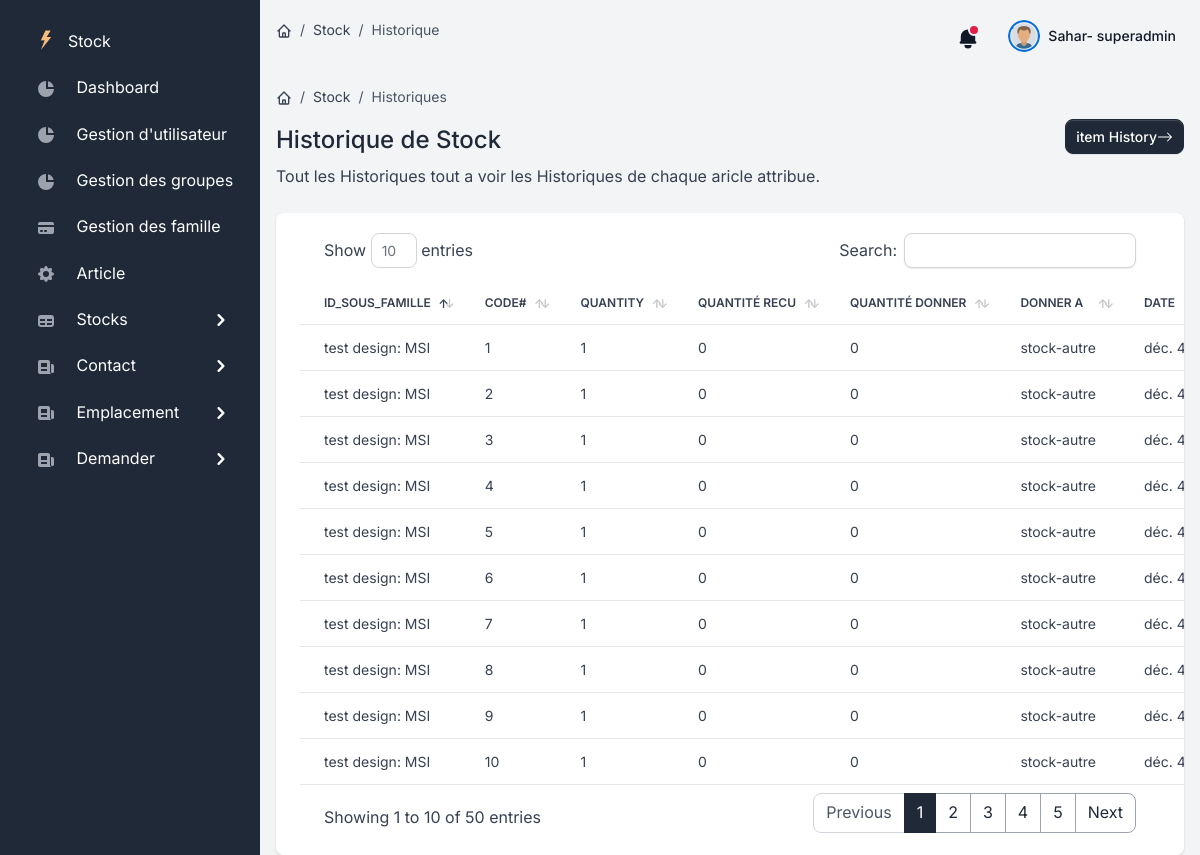
The page /Historique (signed in) on the database its author committed.
### users/models.py (models this page shows, shortened)
class User(AbstractUser):
    USER_TYPE_CHOICES = (
      (1, 'admin'),
      (2, 'user'),
      (4, 'superadmin'),)
    role = models.PositiveSmallIntegerField(choices=USER_TYPE_CHOICES,default=4)

class Historique_Stock(models.Model):
	codeibar=models.CharField(max_length=50, blank=True, null=True)
	id_sous_famille = models.ForeignKey(SousFamille,on_delete=models.CASCADE,default=1)
	quantity = models.IntegerField(default='0', blank=True, null=True)
	receive_quantity = models.IntegerField(default='0', blank=True, null=True)
	receive_by = models.ForeignKey(User,related_name="hisReceiveUser",on_delete=models.CASCADE,default=1)
	issue_quantity = models.IntegerField(default='0', blank=True, null=True)
	issue_by = models.ForeignKey(User,related_name="hisIssueUser",on_delete=models.CASCADE,default=1)
	issue_to = models.ForeignKey(distinations,verbose_name="Emplacement",on_delete=models.CASCADE,default=1)
	ci=models.CharField(max_length=50, blank=True, null=True)
	created_by = models.ForeignKey(User,related_name="HisCreatUser",on_delete=models.CASCADE,default=1)
	reorder_level = models.IntegerField(default='0', blank=True, null=True)
	last_updated = models.DateTimeField(auto_now_add=False, auto_now=True)

class SousFamille(models.Model):
    choix = (
        ('oui', 'oui'),
        ('non', 'non'),
    )
    choix_ville = (
        ('tunis', 'tunis'),
        ('sousse', 'sousse'),
        ('nice','nice'),
    ),
    id_famille = models.ForeignKey(Familles,verbose_name="Les Articles",on_delete=models.CASCADE)
    designation = models.CharField(max_length=20)
    marque = models.CharField(max_length=20)
    model = models.CharField(max_length=20)
    seuil = models.IntegerField()
    groupresp = models.ForeignKey(Group,verbose_name='groupe_resp',on_delete=models.CASCADE,default=1)
    pid1 = models.CharField(max_length=20,unique=True)
    active = models.CharField(max_length=3,verbose_name="consommable",choices=choix)
    ville = models.CharField(max_length=6,blank=True, null=True)
    icon = models.CharField(max_length=120,blank=True, null=True)
    def __str__(self):
        return self.designation + ': ' + self.model

class distinations(models.Model):
    choix_societe = (
        ('argos', 'argos'),
        ('jupiter', 'jupiter'),
        ('ithaque','ithaque'),
        ('tanis','tanis'),
        ('autre','autre'),
    )
    nom_dis = models.CharField(max_length=50)
    societe = models.CharField(max_length=50,default='0', blank=True, null=True,choices=choix_societe)
    class Meta:
        unique_together = ['nom_dis','societe']
    def __str__(self):
        return self.nom_dis+'-'+self.societe

### users/views.py (the view)
# urls.py: path('Historique',views.Historique,name="Historique"),
@login_required(redirect_field_name='login')
def Historique(request):
	queryset = Historique_Stock.objects.all()
	context = {"queryset": queryset,'page_name':'Historique'}
	return render(request, "./PageStock/historique.html", context)

### users/templates/PageStock/historique.html (shortened to what this page needs)
{% extends "layouts/base.html" %}
{% block content %}
  <div class="d-flex justify-content-between flex-wrap flex-md-nowrap align-items-center py-4">
      <div class="d-block mb-4 mb-md-0">
          <nav aria-label="breadcrumb" class="d-none d-md-inline-block">
              <ol class="breadcrumb breadcrumb-dark breadcrumb-transparent">
                  <li class="breadcrumb-item">
                      <a href="#">
                      </a>
                  </li>
                  <li class="breadcrumb-item"><a href="#">Stock</a></li>
                  <li class="breadcrumb-item active" aria-current="page">Historiques</li>
              </ol>
          </nav>
          <h2 class="h4">Historique de Stock</h2>
          <p class="mb-0">Tout les Historiques tout a voir les Historiques de chaque aricle attribue.</p>
      </div>
      <div class="btn-toolbar mb-2 mb-md-0">
          <a href="{% url 'historybyown' %}" class="btn btn-sm btn-gray-800 d-inline-flex align-items-center">
            item History
            <svg xmlns="http://www.w3.org/2000/svg" width="16" height="16" fill="currentColor" class="bi bi-arrow-right" viewBox="0 0 16 16">
                <path fill-rule="evenodd" d="M1 8a.5.5 0 0 1 .5-.5h11.793l-3.147-3.146a.5.5 0 0 1 .708-.708l4 4a.5.5 0 0 1 0 .708l-4 4a.5.5 0 0 1-.708-.708L13.293 8.5H1.5A.5.5 0 0 1 1 8z"/>
              </svg>
          </a>
      </div>
  </div>
  <div class="card card-body border-0 shadow table-wrapper table-responsive">
      <table id="table" class="table table-hover">
          <thead>
              <tr>
                  <th class="border-gray-200">id_sous_famille</th>
                  <th class="border-gray-200">code#</th>
                  <th class="border-gray-200">quantity</th>
                  <th class="border-gray-200">quantité recu</th>
                  <th class="border-gray-200">quantité donner</th>
                  <th class="border-gray-200">donner a</th>
                  <th class="border-gray-200">date</th>
              </tr>
          </thead>
          <tbody>
              {% for article in queryset %}
              <tr>
                <td>{{article.id_sous_famille}}</td>
                <td>{{article.ci}}</td>
                <td>{{article.quantity}} </td>
                <td>{{article.receive_quantity}}</td>
                <td>{{article.issue_quantity}}</td>
                <td>{{article.issue_to}}</td>
                <td>{{article.last_updated}}</td>
              </tr>
              {% endfor %}
          </tbody>
      </table>
     </div>
{% endblock content %}

### users/templates/includes/navigation.html (shortened to what this page needs)
<nav class="navbar navbar-top navbar-expand navbar-dashboard navbar-dark ps-0 pe-2 pb-0">
              <div class="container-fluid px-0">
                <div class="d-flex justify-content-between w-100" id="navbarSupportedContent">
                  <div class="d-flex align-items-center">
                    <nav aria-label="breadcrumb" class="d-none d-md-inline-block">
                      <ol class="breadcrumb breadcrumb-dark breadcrumb-transparent">
                        <li class="breadcrumb-item">
                          <a href="{% url 'index' %}">
                          </a>
                      </li>
                      <li class="breadcrumb-item"><a href="#">Stock</a></li>
                      <li class="breadcrumb-item active" aria-current="page">{{page_name}}</li>
                  </ol>
              </nav>
                  </div>
                  <ul class="navbar-nav align-items-center">
                    <li class="nav-item dropdown">
                      <a class="nav-link text-dark notification-bell unread dropdown-toggle" data-unread-notifications="true" href="#" role="button" data-bs-toggle="dropdown" data-bs-display="static" aria-expanded="false">
                        <svg class="icon icon-sm text-gray-900" fill="currentColor" viewBox="0 0 20 20" xmlns="http://www.w3.org/2000/svg"><path d="M10 2a6 6 0 00-6 6v3.586l-.707.707A1 1 0 004 14h12a1 1 0 00.707-1.707L16 11.586V8a6 6 0 00-6-6zM10 18a3 3 0 01-3-3h6a3 3 0 01-3 3z"></path></svg>
                      </a>
                    </li>
                    <li class="nav-item dropdown ms-lg-3">
                      <a class="nav-link dropdown-toggle pt-1 px-0" href="#" role="button" data-bs-toggle="dropdown" aria-expanded="false">
                        <div class="media d-flex align-items-center">
                          <img class="avatar rounded-circle" alt="Image placeholder" src="/static/assets/img/team/utilisateur.png">
                          <div class="media-body ms-2 text-dark align-items-center d-none d-lg-block">
                            <span class="mb-0 font-small fw-bold text-gray-900">
                              <strong>{{ request.user.username }}-
                                {% if request.user.is_staff and request.user.is_superuser %}
                                superadmin
                              {% elif  request.user.is_staff %}
                              admin
                              {% else %}
                              manager
                              {% endif %}
                              </strong>
                            </span>
                          </div>
                        </div>
                      </a>
                    </li>
                  </ul>
                </div>
              </div>
            </nav>

### users/static/assets/css/datatable.css (style rules this page uses)
table.dataTable { clear:both;margin-top:6px !important;margin-bottom:6px !important;max-width:none !important;border-collapse:separate !important;border-spacing:0 }
table.dataTable td,table.dataTable th { -webkit-box-sizing:content-box;box-sizing:content-box }
table.dataTable>thead>tr>th:not(.sorting_disabled),table.dataTable>thead>tr>td:not(.sorting_disabled) { padding-right:30px }
table.dataTable>thead .sorting,table.dataTable>thead .sorting_asc,table.dataTable>thead .sorting_desc,table.dataTable>thead .sorting_asc_disabled,table.dataTable>thead .sorting_desc_disabled { cursor:pointer;position:relative }
table.dataTable>thead .sorting:before,table.dataTable>thead .sorting:after,table.dataTable>thead .sorting_asc:before,table.dataTable>thead .sorting_asc:after,table.dataTable>thead .sorting_desc:before,table.dataTable>thead .sorting_desc:after,table.dataTable>thead .sorting_asc_disabled:before,table.dataTable>thead .sorting_asc_disabled:after,table.dataTable>thead .sorting_desc_disabled:before,table.dataTable>thead .sorting_desc_disabled:after { position:absolute;bottom:.9em;display:block;opacity:.3 }
table.dataTable>thead .sorting:before,table.dataTable>thead .sorting_asc:before,table.dataTable>thead .sorting_desc:before,table.dataTable>thead .sorting_asc_disabled:before,table.dataTable>thead .sorting_desc_disabled:before { right:1em;content:"↑" }
table.dataTable>thead .sorting:after,table.dataTable>thead .sorting_asc:after,table.dataTable>thead .sorting_desc:after,table.dataTable>thead .sorting_asc_disabled:after,table.dataTable>thead .sorting_desc_disabled:after { right:.5em;content:"↓" }
table.dataTable>thead .sorting_asc:before,table.dataTable>thead .sorting_desc:after { opacity:1 }

### rows shown on the page
User: user.username "Sahar"
Historique_Stock: id_sous_famille "test design: MSI", ci "1", quantity "1", receive_quantity "0", issue_quantity "0", issue_to "stock-autre", last_updated "déc.…"
Historique_Stock: id_sous_famille "test design: MSI", ci "2", quantity "1", receive_quantity "0", issue_quantity "0", issue_to "stock-autre", last_updated "déc.…"
Historique_Stock: id_sous_famille "test design: MSI", ci "3", quantity "1", receive_quantity "0", issue_quantity "0", issue_to "stock-autre", last_updated "déc.…"
Historique_Stock: id_sous_famille "test design: MSI", ci "4", quantity "1", receive_quantity "0", issue_quantity "0", issue_to "stock-autre", last_updated "déc.…"
Historique_Stock: id_sous_famille "test design: MSI", ci "5", quantity "1", receive_quantity "0", issue_quantity "0", issue_to "stock-autre", last_updated "déc.…"
Historique_Stock: id_sous_famille "test design: MSI", ci "6", quantity "1", receive_quantity "0", issue_quantity "0", issue_to "stock-autre", last_updated "déc.…"
Historique_Stock: id_sous_famille "test design: MSI", ci "7", quantity "1", receive_quantity "0", issue_quantity "0", issue_to "stock-autre", last_updated "déc.…"
Historique_Stock: id_sous_famille "test design: MSI", ci "8", quantity "1", receive_quantity "0", issue_quantity "0", issue_to "stock-autre", last_updated "déc.…"
Historique_Stock: id_sous_famille "test design: MSI", ci "9", quantity "1", receive_quantity "0", issue_quantity "0", issue_to "stock-autre", last_updated "déc.…"
Historique_Stock: id_sous_famille "test design: MSI", ci "10", quantity "1", receive_quantity "0", issue_quantity "0", issue_to "stock-autre", last_updated "déc.…"

### other values the page prints
{{ page_name }} "Historique"
